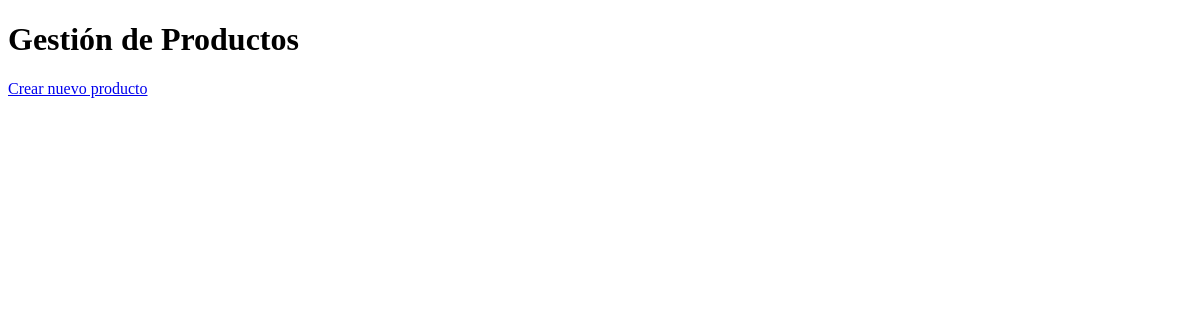
The page /api/products/admin/productos/ (signed in) on the database as committed earlier.
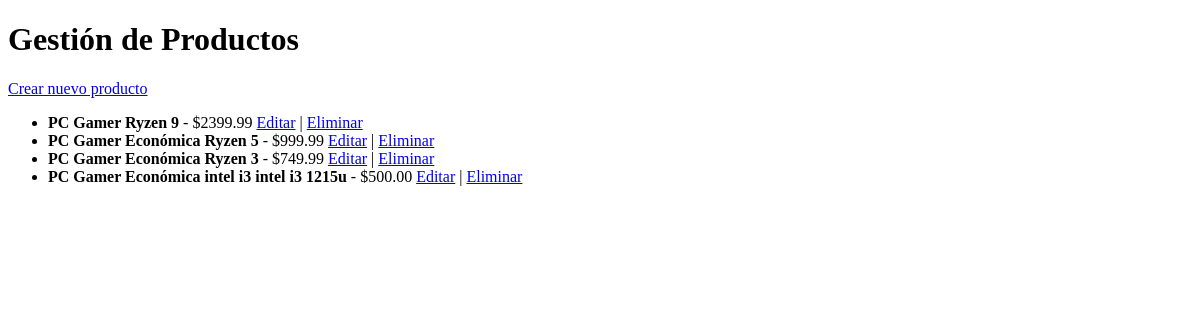
The same page on the database as committed later.
### products/models.py (models this page shows, shortened)
class Product(models.Model):
    name = models.CharField(max_length=200)
    description = models.TextField()
    price = models.DecimalField(max_digits=10, decimal_places=2)
    stock = models.IntegerField()
    brand = models.CharField(max_length=100)
    images = models.JSONField()  # Almacena URLs de imágenes como una lista
    category = models.ForeignKey(Category, on_delete=models.CASCADE)
    ventas = models.IntegerField(default=0)

### products/views.py (the view)
# urls.py: path('admin/productos/', gestion_productos, name='gestion_productos'),
@user_passes_test(es_admin)
def gestion_productos(request):
    productos = Product.objects.all()
    return render(request, 'admin/gestion_productos.html', {'productos': productos})

### products/views.py (called while the page is built)
def es_admin(user):
    return user.is_superuser or user.role == 'admin'

### templates/admin/gestion_productos.html (shortened to what this page needs)
<!DOCTYPE html>
<html>
<head>
</head>
<body>
    <h1>Gestión de Productos</h1>
    <a href="{% url 'crear_producto' %}">Crear nuevo producto</a>
    <ul>
        {% for producto in productos %}
        <li>
            <strong>{{ producto.name }}</strong> - ${{ producto.price }}
            <a href="{% url 'editar_producto' producto.pk %}">Editar</a> |
            <a href="{% url 'eliminar_producto' producto.pk %}">Eliminar</a>
        </li>
        {% endfor %}
    </ul>
</body>
</html>

Rows that differ between the two databases and show on the page:
added Product: name "PC Gamer Ryzen 9", price "2399.99"
added Product: name "PC Gamer Económica Ryzen 5", price "999.99"
added Product: name "PC Gamer Económica Ryzen 3", price "749.99"
added Product: name "PC Gamer Económica intel i3 intel i3 1215u", price "500.00"
